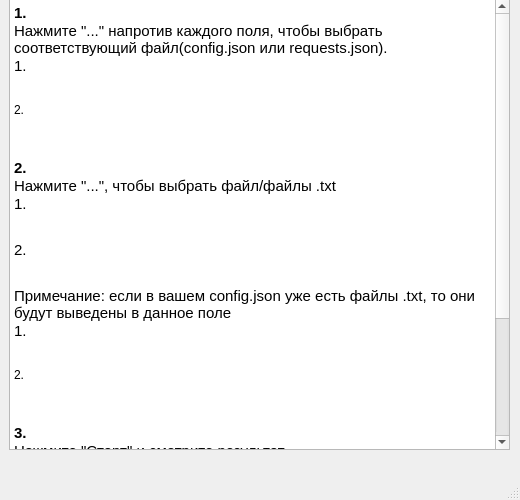
<?xml version="1.0" encoding="UTF-8"?>
<ui version="4.0">
 <class>helpwindow</class>
 <widget class="QMainWindow" name="helpwindow">
  <property name="windowModality">
   <enum>Qt::NonModal</enum>
  </property>
  <property name="geometry">
   <rect>
    <x>0</x>
    <y>0</y>
    <width>520</width>
    <height>500</height>
   </rect>
  </property>
  <property name="minimumSize">
   <size>
    <width>520</width>
    <height>500</height>
   </size>
  </property>
  <property name="maximumSize">
   <size>
    <width>520</width>
    <height>500</height>
   </size>
  </property>
  <property name="windowTitle">
   <string>MainWindow</string>
  </property>
  <property name="windowIcon">
   <iconset resource="../Resources.qrc">
    <normaloff>:/Images/Images/WindowIcon.ico</normaloff>:/Images/Images/WindowIcon.ico</iconset>
  </property>
  <widget class="QWidget" name="centralwidget">
   <widget class="QWidget" name="verticalLayoutWidget">
    <property name="geometry">
     <rect>
      <x>9</x>
      <y>-1</y>
      <width>501</width>
      <height>451</height>
     </rect>
    </property>
    <layout class="QVBoxLayout" name="verticalLayout">
     <item>
      <widget class="QTextEdit" name="textEdit">
       <property name="html">
        <string>&lt;!DOCTYPE HTML PUBLIC &quot;-//W3C//DTD HTML 4.0//EN&quot; &quot;http://www.w3.org/TR/REC-html40/strict.dtd&quot;&gt;
&lt;html&gt;&lt;head&gt;&lt;meta name=&quot;qrichtext&quot; content=&quot;1&quot; /&gt;&lt;meta charset=&quot;utf-8&quot; /&gt;&lt;style type=&quot;text/css&quot;&gt;
p, li { white-space: pre-wrap; }
hr { height: 1px; border-width: 0; }
li.unchecked::marker { content: &quot;\2610&quot;; }
li.checked::marker { content: &quot;\2612&quot;; }
&lt;/style&gt;&lt;/head&gt;&lt;body style=&quot; font-family:'Segoe UI'; font-size:9pt; font-weight:400; font-style:normal;&quot;&gt;
&lt;p style=&quot; margin-top:0px; margin-bottom:0px; margin-left:0px; margin-right:0px; -qt-block-indent:0; text-indent:0px;&quot;&gt;&lt;span style=&quot; font-size:11pt; font-weight:700;&quot;&gt;1.&lt;/span&gt;&lt;/p&gt;
&lt;p style=&quot; margin-top:0px; margin-bottom:0px; margin-left:0px; margin-right:0px; -qt-block-indent:0; text-indent:0px;&quot;&gt;&lt;span style=&quot; font-size:11pt;&quot;&gt;Нажмите &amp;quot;...&amp;quot; напротив каждого поля, чтобы выбрать соответствующий файл(config.json или requests.json).&lt;/span&gt;&lt;/p&gt;
&lt;p style=&quot; margin-top:0px; margin-bottom:0px; margin-left:0px; margin-right:0px; -qt-block-indent:0; text-indent:0px;&quot;&gt;&lt;span style=&quot; font-size:11pt;&quot;&gt;1.&lt;/span&gt;&lt;/p&gt;
&lt;p style=&quot; margin-top:0px; margin-bottom:0px; margin-left:0px; margin-right:0px; -qt-block-indent:0; text-indent:0px;&quot;&gt;&lt;img src=&quot;:/Images/Images/openConfigAndRequestsJSON.jpg&quot; width=&quot;450&quot; /&gt;&lt;/p&gt;
&lt;p style=&quot;-qt-paragraph-type:empty; margin-top:0px; margin-bottom:0px; margin-left:0px; margin-right:0px; -qt-block-indent:0; text-indent:0px;&quot;&gt;&lt;br /&gt;&lt;/p&gt;
&lt;p style=&quot; margin-top:0px; margin-bottom:0px; margin-left:0px; margin-right:0px; -qt-block-indent:0; text-indent:0px;&quot;&gt;2.&lt;/p&gt;
&lt;p style=&quot; margin-top:0px; margin-bottom:0px; margin-left:0px; margin-right:0px; -qt-block-indent:0; text-indent:0px;&quot;&gt;&lt;img src=&quot;:/Images/Images/pathConfigAndRequestsJSON.jpg&quot; width=&quot;450&quot; /&gt;&lt;/p&gt;
&lt;p style=&quot;-qt-paragraph-type:empty; margin-top:0px; margin-bottom:0px; margin-left:0px; margin-right:0px; -qt-block-indent:0; text-indent:0px;&quot;&gt;&lt;br /&gt;&lt;/p&gt;
&lt;p style=&quot;-qt-paragraph-type:empty; margin-top:0px; margin-bottom:0px; margin-left:0px; margin-right:0px; -qt-block-indent:0; text-indent:0px;&quot;&gt;&lt;br /&gt;&lt;/p&gt;
&lt;p style=&quot; margin-top:0px; margin-bottom:0px; margin-left:0px; margin-right:0px; -qt-block-indent:0; text-indent:0px;&quot;&gt;&lt;span style=&quot; font-size:11pt; font-weight:700;&quot;&gt;2.&lt;/span&gt;&lt;/p&gt;
&lt;p style=&quot; margin-top:0px; margin-bottom:0px; margin-left:0px; margin-right:0px; -qt-block-indent:0; text-indent:0px;&quot;&gt;&lt;span style=&quot; font-size:11pt;&quot;&gt;Нажмите &amp;quot;...&amp;quot;, чтобы выбрать файл/файлы .txt&lt;/span&gt;&lt;/p&gt;
&lt;p style=&quot; margin-top:0px; margin-bottom:0px; margin-left:0px; margin-right:0px; -qt-block-indent:0; text-indent:0px;&quot;&gt;&lt;span style=&quot; font-size:11pt;&quot;&gt;1.&lt;/span&gt;&lt;/p&gt;
&lt;p style=&quot; margin-top:0px; margin-bottom:0px; margin-left:0px; margin-right:0px; -qt-block-indent:0; text-indent:0px;&quot;&gt;&lt;img src=&quot;:/Images/Images/openTxt.jpg&quot; width=&quot;400&quot; /&gt;&lt;/p&gt;
&lt;p style=&quot;-qt-paragraph-type:empty; margin-top:0px; margin-bottom:0px; margin-left:0px; margin-right:0px; -qt-block-indent:0; text-indent:0px;&quot;&gt;&lt;br /&gt;&lt;/p&gt;
&lt;p style=&quot; margin-top:0px; margin-bottom:0px; margin-left:0px; margin-right:0px; -qt-block-indent:0; text-indent:0px;&quot;&gt;&lt;span style=&quot; font-size:11pt;&quot;&gt;2.&lt;/span&gt;&lt;/p&gt;
&lt;p style=&quot; margin-top:0px; margin-bottom:0px; margin-left:0px; margin-right:0px; -qt-block-indent:0; text-indent:0px;&quot;&gt;&lt;img src=&quot;:/Images/Images/pathTxt.jpg&quot; width=&quot;400&quot; /&gt;&lt;/p&gt;
&lt;p style=&quot;-qt-paragraph-type:empty; margin-top:0px; margin-bottom:0px; margin-left:0px; margin-right:0px; -qt-block-indent:0; text-indent:0px;&quot;&gt;&lt;br /&gt;&lt;/p&gt;
&lt;p style=&quot; margin-top:0px; margin-bottom:0px; margin-left:0px; margin-right:0px; -qt-block-indent:0; text-indent:0px;&quot;&gt;&lt;span style=&quot; font-size:11pt;&quot;&gt;Примечание: если в вашем config.json уже есть файлы .txt, то они будут выведены в данное поле&lt;/span&gt;&lt;/p&gt;
&lt;p style=&quot; margin-top:0px; margin-bottom:0px; margin-left:0px; margin-right:0px; -qt-block-indent:0; text-indent:0px;&quot;&gt;&lt;span style=&quot; font-size:11pt;&quot;&gt;1.&lt;/span&gt;&lt;/p&gt;
&lt;p style=&quot; margin-top:0px; margin-bottom:0px; margin-left:0px; margin-right:0px; -qt-block-indent:0; text-indent:0px;&quot;&gt;&lt;img src=&quot;:/Images/Images/txtConfigJSON.jpg&quot; width=&quot;350&quot; /&gt;&lt;/p&gt;
&lt;p style=&quot;-qt-paragraph-type:empty; margin-top:0px; margin-bottom:0px; margin-left:0px; margin-right:0px; -qt-block-indent:0; text-indent:0px;&quot;&gt;&lt;br /&gt;&lt;/p&gt;
&lt;p style=&quot; margin-top:0px; margin-bottom:0px; margin-left:0px; margin-right:0px; -qt-block-indent:0; text-indent:0px;&quot;&gt;2.&lt;/p&gt;
&lt;p style=&quot; margin-top:0px; margin-bottom:0px; margin-left:0px; margin-right:0px; -qt-block-indent:0; text-indent:0px;&quot;&gt;&lt;img src=&quot;:/Images/Images/showTxtConfigJSON.jpg&quot; width=&quot;350&quot; /&gt;&lt;/p&gt;
&lt;p style=&quot;-qt-paragraph-type:empty; margin-top:0px; margin-bottom:0px; margin-left:0px; margin-right:0px; -qt-block-indent:0; text-indent:0px;&quot;&gt;&lt;br /&gt;&lt;/p&gt;
&lt;p style=&quot;-qt-paragraph-type:empty; margin-top:0px; margin-bottom:0px; margin-left:0px; margin-right:0px; -qt-block-indent:0; text-indent:0px;&quot;&gt;&lt;br /&gt;&lt;/p&gt;
&lt;p style=&quot; margin-top:0px; margin-bottom:0px; margin-left:0px; margin-right:0px; -qt-block-indent:0; text-indent:0px;&quot;&gt;&lt;span style=&quot; font-size:11pt; font-weight:700;&quot;&gt;3.&lt;/span&gt;&lt;/p&gt;
&lt;p style=&quot; margin-top:0px; margin-bottom:0px; margin-left:0px; margin-right:0px; -qt-block-indent:0; text-indent:0px;&quot;&gt;&lt;span style=&quot; font-size:11pt;&quot;&gt;Нажмите &amp;quot;Старт&amp;quot; и смотрите результат&lt;/span&gt;&lt;/p&gt;
&lt;p style=&quot; margin-top:0px; margin-bottom:0px; margin-left:0px; margin-right:0px; -qt-block-indent:0; text-indent:0px;&quot;&gt;&lt;span style=&quot; font-size:11pt;&quot;&gt;1.&lt;/span&gt;&lt;/p&gt;
&lt;p style=&quot; margin-top:0px; margin-bottom:0px; margin-left:0px; margin-right:0px; -qt-block-indent:0; text-indent:0px;&quot;&gt;&lt;img src=&quot;:/Images/Images/startAndResult.jpg&quot; width=&quot;460&quot; /&gt;&lt;/p&gt;
&lt;p style=&quot;-qt-paragraph-type:empty; margin-top:0px; margin-bottom:0px; margin-left:0px; margin-right:0px; -qt-block-indent:0; text-indent:0px;&quot;&gt;&lt;br /&gt;&lt;/p&gt;
&lt;p style=&quot; margin-top:0px; margin-bottom:0px; margin-left:0px; margin-right:0px; -qt-block-indent:0; text-indent:0px;&quot;&gt;&lt;span style=&quot; font-size:11pt;&quot;&gt;2.&lt;/span&gt;&lt;/p&gt;
&lt;p style=&quot; margin-top:0px; margin-bottom:0px; margin-left:0px; margin-right:0px; -qt-block-indent:0; text-indent:0px;&quot;&gt;&lt;img src=&quot;:/Images/Images/showStartAndResult.jpg&quot; width=&quot;460&quot; /&gt;&lt;/p&gt;
&lt;p style=&quot;-qt-paragraph-type:empty; margin-top:0px; margin-bottom:0px; margin-left:0px; margin-right:0px; -qt-block-indent:0; text-indent:0px;&quot;&gt;&lt;br /&gt;&lt;/p&gt;
&lt;p style=&quot;-qt-paragraph-type:empty; margin-top:0px; margin-bottom:0px; margin-left:0px; margin-right:0px; -qt-block-indent:0; text-indent:0px;&quot;&gt;&lt;br /&gt;&lt;/p&gt;
&lt;p style=&quot; margin-top:0px; margin-bottom:0px; margin-left:0px; margin-right:0px; -qt-block-indent:0; text-indent:0px;&quot;&gt;&lt;span style=&quot; font-size:11pt; font-weight:700;&quot;&gt;4.&lt;/span&gt;&lt;/p&gt;
&lt;p style=&quot; margin-top:0px; margin-bottom:0px; margin-left:0px; margin-right:0px; -qt-block-indent:0; text-indent:0px;&quot;&gt;&lt;span style=&quot; font-size:11pt;&quot;&gt;Нажмите &amp;quot;Сохранить&amp;quot;&lt;/span&gt;&lt;/p&gt;
&lt;p style=&quot;-qt-paragraph-type:empty; margin-top:0px; margin-bottom:0px; margin-left:0px; margin-right:0px; -qt-block-indent:0; text-indent:0px;&quot;&gt;&lt;br /&gt;&lt;/p&gt;&lt;/body&gt;&lt;/html&gt;</string>
       </property>
      </widget>
     </item>
    </layout>
   </widget>
  </widget>
  <widget class="QMenuBar" name="menubar">
   <property name="geometry">
    <rect>
     <x>0</x>
     <y>0</y>
     <width>520</width>
     <height>22</height>
    </rect>
   </property>
  </widget>
  <widget class="QStatusBar" name="statusbar"/>
 </widget>
 <resources>
  <include location="../Resources.qrc"/>
 </resources>
 <connections/>
</ui>
